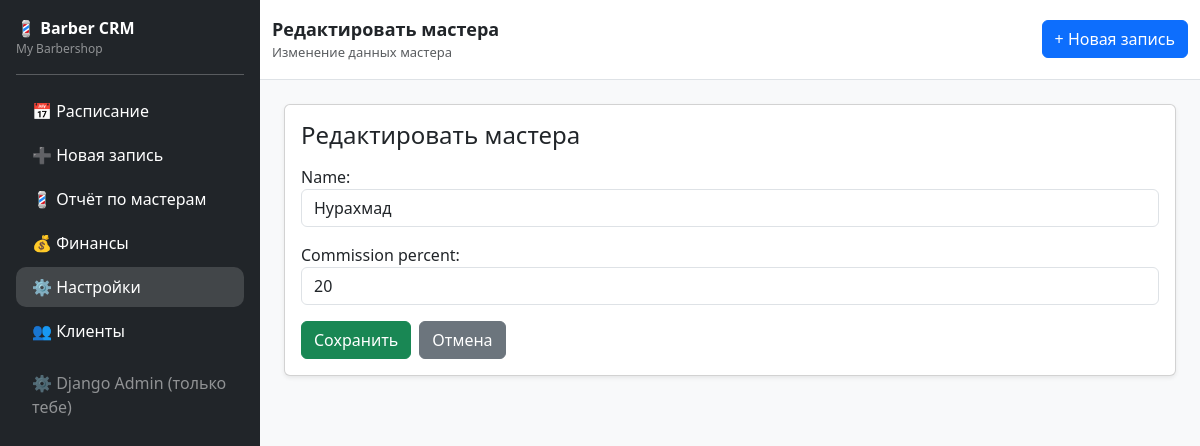
/settings/barbers/edit/5/ (signed in), run on an earlier commit of the app's database.
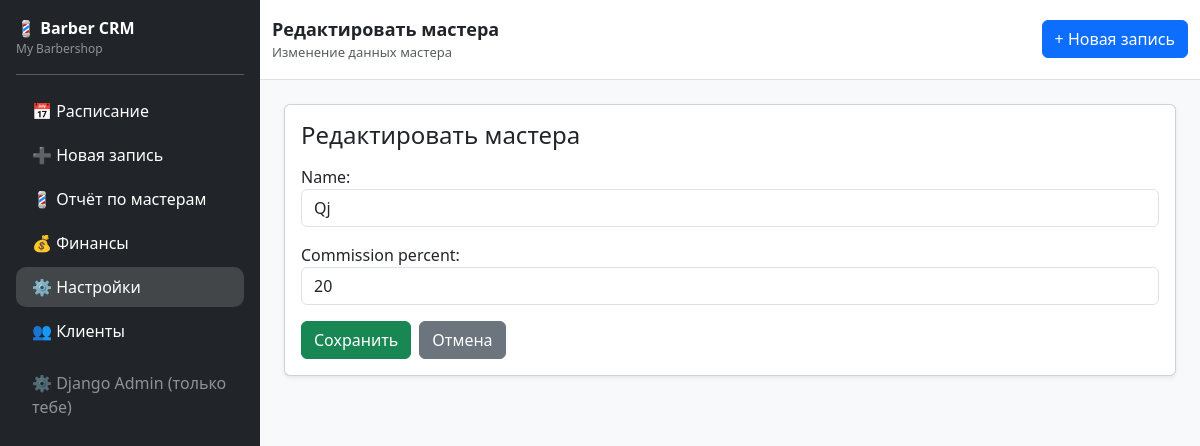
And on a later commit of the database.
### core/models.py (models this page shows, shortened)
class TimestampedModel(models.Model):
    created_at = models.DateTimeField(auto_now_add=True)
    updated_at = models.DateTimeField(auto_now=True)
    class Meta:
        abstract = True

class Barber(TimestampedModel):
    shop = models.ForeignKey(
        Shop,
        on_delete=models.CASCADE,
        related_name="barbers"
    )
    name = models.CharField(max_length=120)
    phone = models.CharField(max_length=30, blank=True)
    is_active = models.BooleanField(default=True)
    commission_percent = models.PositiveSmallIntegerField(default=50)

### core/views.py (the view)
# urls.py: path("settings/barbers/edit/<int:barber_id>/", edit_barber, name="edit_barber"),
@login_required
def edit_barber(request, barber_id):
    shop = request.user.shop
    barber = get_object_or_404(Barber, id=barber_id, shop=shop)
    if request.method == "POST":
        form = BarberForm(request.POST, instance=barber)
        if form.is_valid():
            form.save()
            messages.success(request, "Мастер обновлён")
            return redirect("barbers_settings")
    else:
        form = BarberForm(instance=barber)
    return render(request, "edit_barber.html", {"form": form})

### core/forms.py
class BarberForm(forms.ModelForm):
    class Meta:
        model = Barber
        fields = ["name", "commission_percent"]
        widgets = {
            "name": forms.TextInput(attrs={"class": "form-control"}),
            "commission_percent": forms.NumberInput(attrs={"class": "form-control"}),
        }

### core/context_processors.py (called while the page is built)
def current_shop(request):
    return {"current_shop": Shop.objects.first()}

### core/templates/edit_barber.html (shortened to what this page needs)
{% extends "base.html" %}
{% block page_title %}
Редактировать мастера
{% endblock %}
{% block page_subtitle %}
Изменение данных мастера
{% endblock %}
{% block content %}
<div class="card shadow-sm">
<div class="card-body">
<h4 class="mb-3">Редактировать мастера</h4>
<form method="POST">
{{ form.as_p }}
<div class="mt-3 d-flex gap-2">
<button class="btn btn-success">
Сохранить
</button>
<a href="{% url 'barbers_settings' %}"
class="btn btn-secondary">
Отмена
</a>
</div>
</form>
</div>
</div>
{% endblock %}

What changed in the data, as far as the page shows it:
changed Barber: name "Нурахмад" → "Qj"
